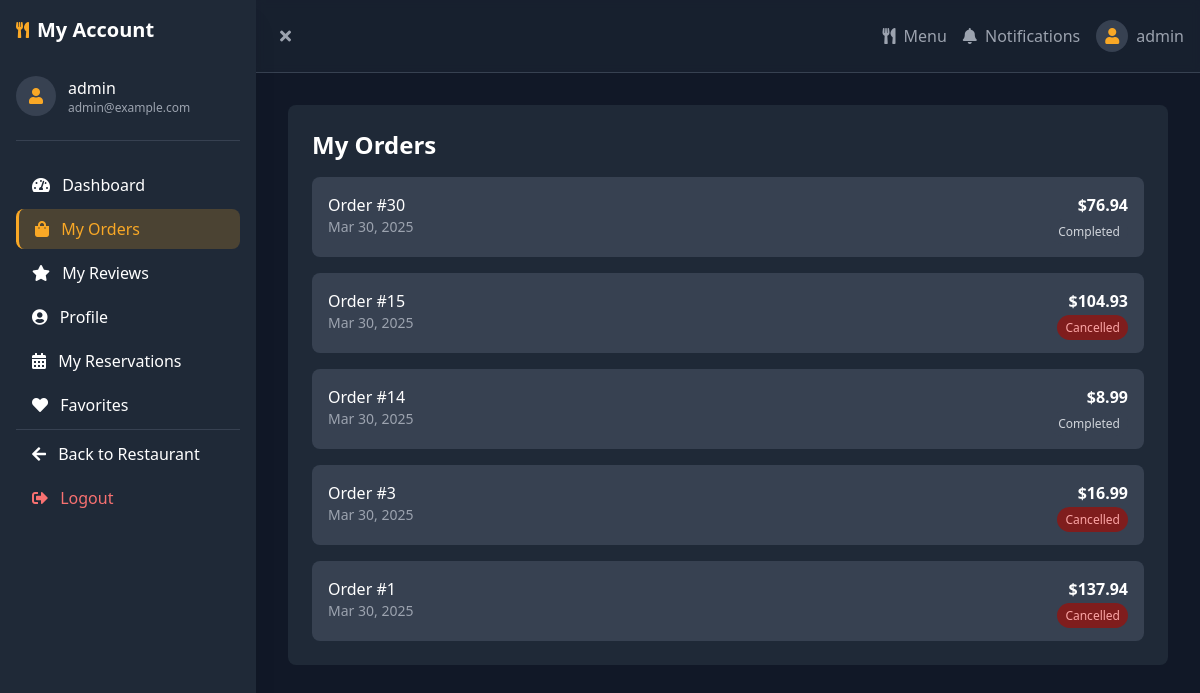
Before: /customer/orders/ (signed in) with the older database file.
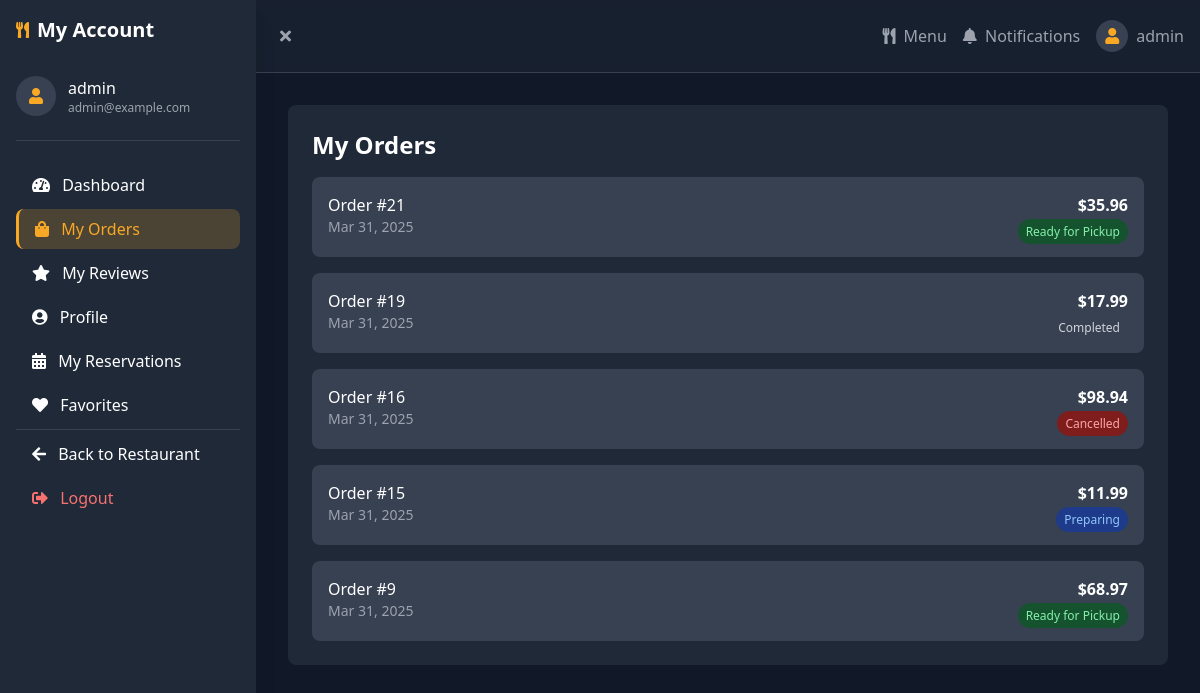
After: the same page with the newer database file.
### ecommerce/models.py (models this page shows, shortened)
class Order(models.Model):
    STATUS_CHOICES = [
        ('PENDING', 'Pending'),
        ('PREPARING', 'Preparing'),
        ('READY', 'Ready for Pickup'),
        ('COMPLETED', 'Completed'),
        ('CANCELLED', 'Cancelled')
    ]
    ORDER_TYPE_CHOICES = [
        ('DELIVERY', 'Delivery'),
        ('PICKUP', 'Pickup'),
        ('DINE_IN', 'Dine In'),
    ]
    PAYMENT_METHOD_CHOICES = [
        ('CASH', 'Cash on Delivery'),
        ('CARD', 'Credit/Debit Card'),
        ('GCASH', 'GCash'),
        ('ONLINE', 'Other Online Payment'),
    ]
    PAYMENT_STATUS_CHOICES = [
        ('PENDING', 'Pending'),
        ('PAID', 'Paid'),
        ('FAILED', 'Failed'),
        ('REFUNDED', 'Refunded'),
    ]
    user = models.ForeignKey(User, on_delete=models.CASCADE, related_name='orders')
    items = models.ManyToManyField(MenuItem, through='OrderItem')
    status = models.CharField(max_length=20, choices=STATUS_CHOICES, default='PENDING')
    order_type = models.CharField(max_length=20, choices=ORDER_TYPE_CHOICES, default='DELIVERY')
    payment_method = models.CharField(max_length=20, choices=PAYMENT_METHOD_CHOICES, default='CASH')
    payment_status = models.CharField(max_length=20, choices=PAYMENT_STATUS_CHOICES, default='PENDING')
    total_amount = models.DecimalField(max_digits=10, decimal_places=2)
    tax_amount = models.DecimalField(max_digits=10, decimal_places=2, default=0)
    delivery_fee = models.DecimalField(max_digits=10, decimal_places=2, default=0)
    discount_amount = models.DecimalField(max_digits=10, decimal_places=2, default=0)
    delivery_address = models.TextField(blank=True, null=True)
    contact_number = models.CharField(max_length=20, blank=True, null=True)
    special_instructions = models.TextField(blank=True)
    created_at = models.DateTimeField(auto_now_add=True)
    updated_at = models.DateTimeField(auto_now=True)
    class Meta:
        ordering = ['-created_at']

### ecommerce/views.py (the view)
# urls.py: path('customer/orders/', my_orders, name='my_orders'),
@login_required
def my_orders(request):
    orders = Order.objects.filter(user=request.user).order_by('-created_at')
    context = {
        'orders': orders,
        'active_section': 'orders'
    }
    return render(request, 'accounts/my_orders.html', context)

### ecommerce/context_processors.py (called while the page is built)
def cart_processor(request):
    return {
        'cart_count': get_cart_count(request)
    }

### ecommerce/views.py (called while the page is built)
def get_cart_count(request):
    if request.user.is_authenticated:
        try:
            cart = Cart.objects.get(user=request.user)
            return sum(item.quantity for item in cart.cart_items.all())
        except Cart.DoesNotExist:
            return 0
    else:
        cart = request.session.get('cart', {})
        return sum(cart.values())

### templates/accounts/my_orders.html (shortened to what this page needs)
{% extends 'accounts/customer_base.html' %}
{% block content %}
<div class="space-y-8">
    <div class="bg-gray-800 rounded-lg p-6">
        <h1 class="text-2xl font-bold mb-4">My Orders</h1>
        <div class="space-y-4">
            {% for order in orders %}
            <div class="bg-gray-700 rounded-lg p-4">
                <div class="flex justify-between items-start">
                    <div>
                        <div class="font-medium">Order #{{ order.id }}</div>
                        <div class="text-sm text-gray-400">{{ order.created_at|date:"M d, Y" }}</div>
                    </div>
                    <div class="text-right">
                        <div class="font-bold">${{ order.total_amount|floatformat:2 }}</div>
                        <div class="text-sm mt-1">
                            <span class="px-2 py-1 rounded-full text-xs
                                {% if order.status == 'PENDING' %}bg-yellow-900 text-yellow-300
                                {% elif order.status == 'PREPARING' %}bg-blue-900 text-blue-300
                                {% elif order.status == 'READY' %}bg-green-900 text-green-300
                                {% elif order.status == 'COMPLETED' %}bg-gray-700 text-gray-300
                                {% elif order.status == 'CANCELLED' %}bg-red-900 text-red-300{% endif %}">
                                {{ order.get_status_display }}
                            </span>
                        </div>
                    </div>
                </div>
            </div>
            {% endfor %}
        </div>
    </div>
</div>
{% endblock %}

Changed rows visible on the page:
no longer on this page (row edited): Order: id "30", created_at "Mar 30, 2025", total_amount "76.94", status "Completed"
no longer on this page (row edited): Order: id "14", created_at "Mar 30, 2025", total_amount "8.99", status "Completed"
no longer on this page (row edited): Order: id "3", created_at "Mar 30, 2025", total_amount "16.99", status "Cancelled"
no longer on this page (row edited): Order: id "1", created_at "Mar 30, 2025", total_amount "137.94", status "Cancelled"
now on this page (row edited): Order: id "21", created_at "Mar 31, 2025", total_amount "35.96", status "Ready for Pickup"
now on this page (row edited): Order: id "19", created_at "Mar 31, 2025", total_amount "17.99", status "Completed"
now on this page (row edited): Order: id "16", created_at "Mar 31, 2025", total_amount "98.94", status "Cancelled"
changed Order id 15: created_at "Mar 30, 2025" → "Mar 31, 2025"; total_amount "104.93" → "11.99"; status "Cancelled" → "Preparing"
now on this page (row edited): Order: id "9", created_at "Mar 31, 2025", total_amount "68.97", status "Ready for Pickup"
